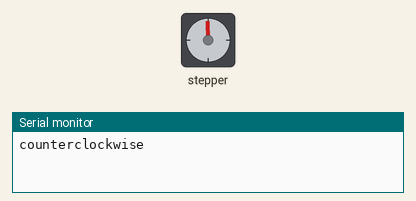
Recording of a sketch running on a simulated Arduino Uno, built with avr-gcc and run on an emulated ATmega328P. Parts: stepper motor, the last lines printed to the serial monitor. Stepper angles assume 2048 steps per turn.

Above: at 0.15 s.
At 9.28 s:
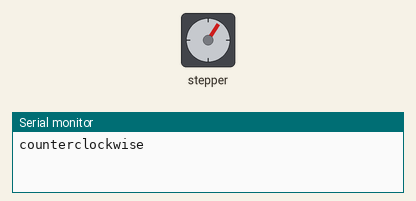
At 18.71 s:
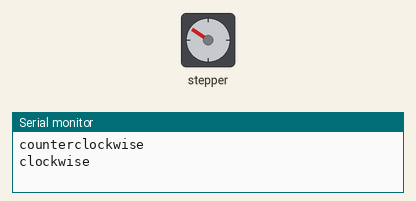
At 39.48 s:
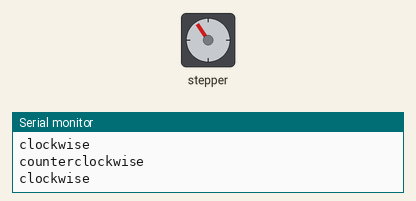
Timing chart, 0 to 40.0 s (numbered marks = the images above):
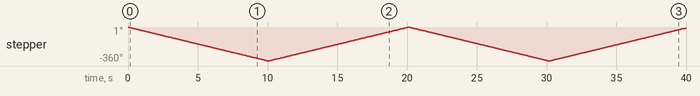

Measured:
- by itself, stepper: turns 360° counter-clockwise in 10.0 s, then 360° clockwise in 10.0 s, then 360° counter-clockwise in 10.0 s, then 350° clockwise in 9.8 s

The sketch:

Lab04Arduino.ino
```cpp
// Lab04Arduino.ino
// -----------------------------------
// Author: Steve Ellermann
// Created: 2023-03-21
// Modified: 2023-03-22
// -----------------------------------
// This program drives a unipolar or bipolar stepper motor.
// The motor is attached to digital pins 8 - 11 of the Arduino.
//
// The stepper motor should revolve clockwise for 10 seconds, then stepper
// motor should revolve counterclockwise for 10 seconds.
// -----------------------------------
// Library Required: Stepper.zip
// https://github.com/arduino-libraries/Stepper
// -----------------------------------
// Components Used:
// -----------------------------------
// Arduino UNO R3 or Elegoo UNO R3
// 28BYJ-48 Stepper Motor
// 4 Phase ULN2003A Stepper Motor Driver PCB
// MB-V2 Breadboard Power Supply Module
// 830 Tie Point Solderless Plug-In Breadboard
// 9V Battery
// 9V Battery Snap-On Connector Clip
// USB A to USB B connector Cable
// (6) x F-M wires (Female to Male DuPont wires)
// (1) x M-M wire (Male to Male jumper wire)
// (1) x wire twist tie
//
// -----------------------------------
// Wiring
// -----------------------------------
// Stepper Motor Driver PCB INT1 to 11
// Stepper Motor Driver PCB INT2 to 10
// Stepper Motor Driver PCB INT3 to 9
// Stepper Motor Driver PCB INT4 to 8
// Stepper Motor Driver PCB - to Breadboard -5V
// Stepper Motor Driver PCB + to Breadboard +5V
// Stepper Motor Driver PCB: Stepper moto plugs into stepper motor driver PCB
// Arduino UNO R3 or Elegoo UNO R3 Power GND to Breadboard -3.3V
//
// -----------------------------------

// libraries
#include <Stepper.h>

// constants won't change.
const int stepsPerRevolution = 2048;   // change this to fit the number of steps per revolution
const int revolutionsPerMinute = 6;    // Adjustable range of 28BYJ-48 stepper is 0~17 rpm
const long interval = 10000;           // interval at which to rotate (milliseconds)

// variables will change:
unsigned long previousMillis = 0;      // will store last time stepper motor was updated
unsigned long rotationDirection = 0;   // Initialize rotation direction to zero

// initialize the stepper library on pins 8 through 11:
Stepper myStepper(stepsPerRevolution, 8, 10, 9, 11);

void setup() {
  // set the stepper motor speed
  myStepper.setSpeed(revolutionsPerMinute);
  // initialize the serial port:
  Serial.begin(9600);
}

void loop() {

  // will store the number of milliseconds passed since the program begain running
  unsigned long currentMillis = millis();

  if (currentMillis - previousMillis >= interval) {
    // save the last time you changed rotation direction in milliseconds
    previousMillis = currentMillis;

    // toggle rotation direction
    rotationDirection = 1 - rotationDirection;
  }

  // if rotation direction = 1, move stepper motor clockwise
  if (rotationDirection == 1) {
    // print rotation direction
    Serial.println("clockwise");
    // step in clockwise direction
    myStepper.step(stepsPerRevolution);
  }

  // if rotation direction = 0, move stepper motor counterclockwise
  if (rotationDirection == 0) {
    // print rotation direction
    Serial.println("counterclockwise");
    // step in counterclockwise direction
    myStepper.step(-stepsPerRevolution);
  }

}
```
